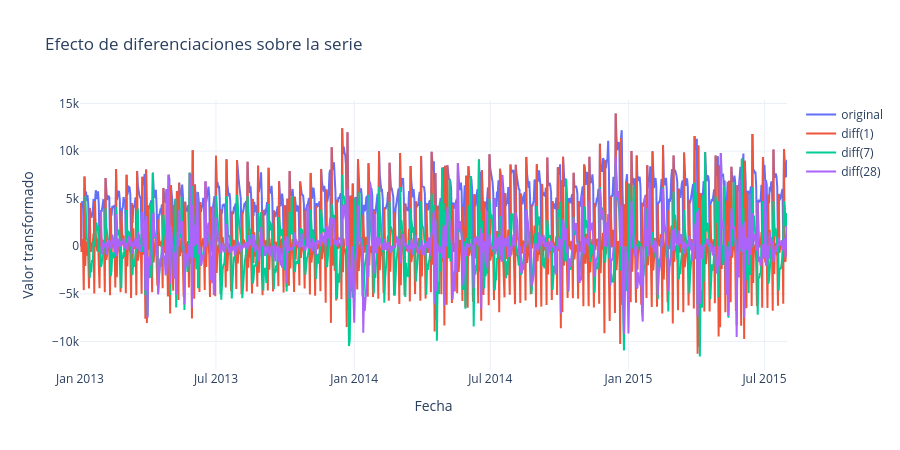

Write notebook code for a chart like this one.
### Code cell
# Visualizar el efecto de distintas diferenciaciones usando MLForecast.preprocess()
def plot_differences(df, differences, freq='D'):
    prep_list = [df.assign(unique_id='original')]
    for d in differences:
        fcst_ = MLForecast(models=[], freq=freq, target_transforms=[Differences([d])])
        df_   = fcst_.preprocess(df.copy())
        df_['unique_id'] = f'diff({d})'
        prep_list.append(df_)
    prep = pd.concat(prep_list, ignore_index=True)

    fig = go.Figure()
    for uid in prep.unique_id.unique():
        sub = prep[prep.unique_id == uid]
        fig.add_trace(go.Scatter(x=sub.ds, y=sub.y, mode='lines', name=uid))
    fig.update_layout(title='Efecto de diferenciaciones sobre la serie',
                      xaxis_title='Fecha', yaxis_title='Valor transformado',
                      template='plotly_white', height=450)
    fig.show()

plot_differences(datos[['unique_id', 'ds', 'y']], differences=[1, 7, 28], freq='D')

### Figure 1 — Plotly figure (JSON) as saved in the notebook; plotly's stock layout.template omitted (floating-point values rounded to 4 significant figures; data arrays with more than 128 entries replaced by an {"elided": "..."} marker saying what was removed)
{"data": [{"mode": "lines", "name": "original", "type": "scatter", "x": {"elided": "942 str values"}, "y": {"elided": "942 float values"}}, {"mode": "lines", "name": "diff(1)", "type": "scatter", "x": {"elided": "941 str values"}, "y": {"elided": "941 float values"}}, {"mode": "lines", "name": "diff(7)", "type": "scatter", "x": {"elided": "935 str values"}, "y": {"elided": "935 float values"}}, {"mode": "lines", "name": "diff(28)", "type": "scatter", "x": {"elided": "914 str values"}, "y": {"elided": "914 float values"}}], "layout": {"height": 450, "title": {"text": "Efecto de diferenciaciones sobre la serie"}, "xaxis": {"title": {"text": "Fecha"}}, "yaxis": {"title": {"text": "Valor transformado"}}}}
